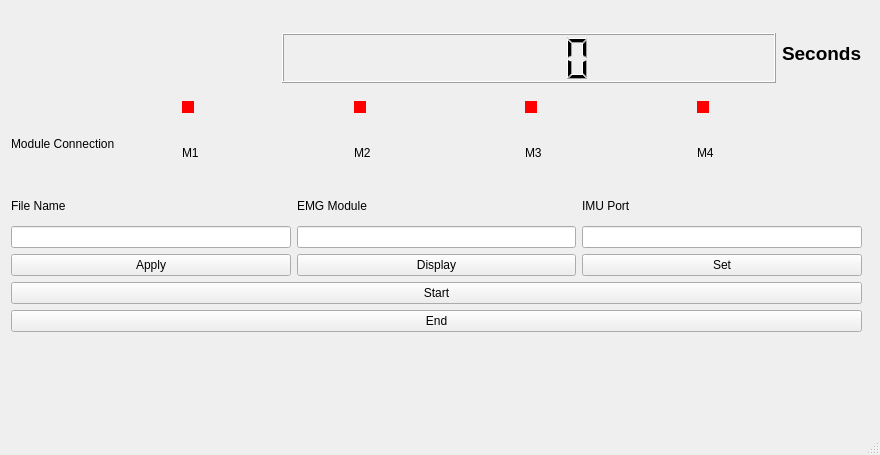
<?xml version="1.0" encoding="UTF-8"?>
<ui version="4.0">
 <class>MainWindow</class>
 <widget class="QMainWindow" name="MainWindow">
  <property name="geometry">
   <rect>
    <x>0</x>
    <y>0</y>
    <width>880</width>
    <height>455</height>
   </rect>
  </property>
  <property name="windowTitle">
   <string>MainWindow</string>
  </property>
  <widget class="QWidget" name="centralwidget">
   <widget class="QWidget" name="">
    <property name="geometry">
     <rect>
      <x>11</x>
      <y>11</y>
      <width>851</width>
      <height>321</height>
     </rect>
    </property>
    <layout class="QVBoxLayout" name="verticalLayout_8">
     <item>
      <layout class="QHBoxLayout" name="horizontalLayout_5">
       <item>
        <spacer name="horizontalSpacer">
         <property name="orientation">
          <enum>Qt::Horizontal</enum>
         </property>
         <property name="sizeHint" stdset="0">
          <size>
           <width>20</width>
           <height>20</height>
          </size>
         </property>
        </spacer>
       </item>
       <item>
        <widget class="QLCDNumber" name="lcdNumber">
         <property name="minimumSize">
          <size>
           <width>494</width>
           <height>50</height>
          </size>
         </property>
         <property name="maximumSize">
          <size>
           <width>16777215</width>
           <height>40</height>
          </size>
         </property>
        </widget>
       </item>
       <item>
        <widget class="QLabel" name="label_2">
         <property name="maximumSize">
          <size>
           <width>6777197</width>
           <height>16777215</height>
          </size>
         </property>
         <property name="font">
          <font>
           <family>Arial</family>
           <pointsize>14</pointsize>
           <weight>75</weight>
           <bold>true</bold>
          </font>
         </property>
         <property name="text">
          <string>Seconds</string>
         </property>
         <property name="alignment">
          <set>Qt::AlignLeading|Qt::AlignLeft|Qt::AlignVCenter</set>
         </property>
        </widget>
       </item>
      </layout>
     </item>
     <item>
      <layout class="QHBoxLayout" name="horizontalLayout">
       <item>
        <widget class="QLabel" name="label_3">
         <property name="text">
          <string>Module Connection</string>
         </property>
        </widget>
       </item>
       <item>
        <layout class="QVBoxLayout" name="verticalLayout_3">
         <item>
          <widget class="QLabel" name="label_4">
           <property name="maximumSize">
            <size>
             <width>12</width>
             <height>12</height>
            </size>
           </property>
           <property name="styleSheet">
            <string notr="true">background-color: red;</string>
           </property>
           <property name="text">
            <string/>
           </property>
          </widget>
         </item>
         <item>
          <widget class="QLabel" name="label_5">
           <property name="text">
            <string>M1</string>
           </property>
          </widget>
         </item>
        </layout>
       </item>
       <item>
        <layout class="QVBoxLayout" name="verticalLayout_4">
         <item>
          <widget class="QLabel" name="label_6">
           <property name="maximumSize">
            <size>
             <width>12</width>
             <height>12</height>
            </size>
           </property>
           <property name="styleSheet">
            <string notr="true">background-color: red;
</string>
           </property>
           <property name="text">
            <string/>
           </property>
          </widget>
         </item>
         <item>
          <widget class="QLabel" name="label_7">
           <property name="text">
            <string>M2</string>
           </property>
          </widget>
         </item>
        </layout>
       </item>
       <item>
        <layout class="QVBoxLayout" name="verticalLayout_5">
         <item>
          <widget class="QLabel" name="label_8">
           <property name="maximumSize">
            <size>
             <width>12</width>
             <height>12</height>
            </size>
           </property>
           <property name="styleSheet">
            <string notr="true">background-color: red;</string>
           </property>
           <property name="text">
            <string/>
           </property>
          </widget>
         </item>
         <item>
          <widget class="QLabel" name="label_9">
           <property name="text">
            <string>M3</string>
           </property>
          </widget>
         </item>
        </layout>
       </item>
       <item>
        <layout class="QVBoxLayout" name="verticalLayout_6">
         <item>
          <widget class="QLabel" name="label_10">
           <property name="maximumSize">
            <size>
             <width>12</width>
             <height>12</height>
            </size>
           </property>
           <property name="styleSheet">
            <string notr="true">background-color: red;</string>
           </property>
           <property name="text">
            <string/>
           </property>
          </widget>
         </item>
         <item>
          <widget class="QLabel" name="label_11">
           <property name="text">
            <string>M4</string>
           </property>
          </widget>
         </item>
        </layout>
       </item>
      </layout>
     </item>
     <item>
      <layout class="QHBoxLayout" name="horizontalLayout_2">
       <item>
        <layout class="QVBoxLayout" name="verticalLayout">
         <item>
          <widget class="QLabel" name="label">
           <property name="maximumSize">
            <size>
             <width>16777215</width>
             <height>40</height>
            </size>
           </property>
           <property name="text">
            <string>File Name</string>
           </property>
          </widget>
         </item>
         <item>
          <widget class="QLineEdit" name="filenameEdit"/>
         </item>
         <item>
          <widget class="QPushButton" name="applyButton">
           <property name="text">
            <string>Apply</string>
           </property>
          </widget>
         </item>
        </layout>
       </item>
       <item>
        <layout class="QVBoxLayout" name="verticalLayout_9">
         <item>
          <widget class="QLabel" name="label_13">
           <property name="text">
            <string>EMG Module</string>
           </property>
          </widget>
         </item>
         <item>
          <widget class="QLineEdit" name="displayModuleEdit"/>
         </item>
         <item>
          <widget class="QPushButton" name="displayButton">
           <property name="text">
            <string>Display</string>
           </property>
          </widget>
         </item>
        </layout>
       </item>
       <item>
        <layout class="QVBoxLayout" name="verticalLayout_2">
         <item>
          <widget class="QLabel" name="label_12">
           <property name="text">
            <string>IMU Port</string>
           </property>
          </widget>
         </item>
         <item>
          <widget class="QLineEdit" name="portEdit"/>
         </item>
         <item>
          <widget class="QPushButton" name="setButton">
           <property name="text">
            <string>Set</string>
           </property>
          </widget>
         </item>
        </layout>
       </item>
      </layout>
     </item>
     <item>
      <layout class="QVBoxLayout" name="verticalLayout_7">
       <item>
        <widget class="QPushButton" name="startButton">
         <property name="text">
          <string>Start</string>
         </property>
        </widget>
       </item>
       <item>
        <widget class="QPushButton" name="endButton">
         <property name="text">
          <string>End</string>
         </property>
        </widget>
       </item>
      </layout>
     </item>
    </layout>
   </widget>
  </widget>
  <widget class="QMenuBar" name="menubar">
   <property name="geometry">
    <rect>
     <x>0</x>
     <y>0</y>
     <width>880</width>
     <height>22</height>
    </rect>
   </property>
  </widget>
  <widget class="QStatusBar" name="statusbar"/>
 </widget>
 <resources/>
 <connections/>
</ui>
